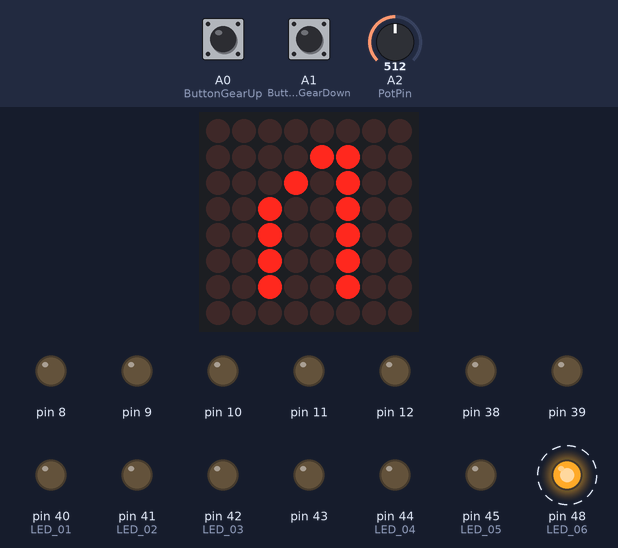
A sketch run on a simulated Arduino Mega 2560, built with avr-gcc and run on an emulated ATmega2560. On the bench: 8×8 LED matrix, output pins drawn as LEDs (lit = HIGH). Wiring (inferred from the names in the program): LED matrix (orientation assumed): rows pin 22, pin 23, pin 24, pin 25, pin 26, pin 27, pin 28, pin 29; columns pin 30, pin 31, pin 32, pin 33, pin 34, pin 35, pin 36, pin 37. Dashed ring = blinking. The inputs (shaded band) are chosen by the test bench; at power-on: A2 (PotPin) = 512, A0 (ButtonGearUp) LOW, A1 (ButtonGearDown) LOW. Pins used as bus, display or sensor lines are not drawn.

Above: at 0.99 s.
1.3 s: A2 (PotPin) set to 466
4.3 s: A2 (PotPin) set to 434
At 5.5 s:
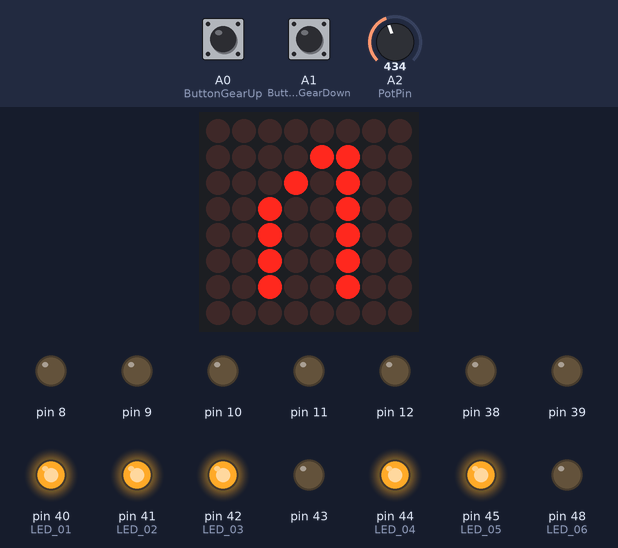
5.8 s: A2 (PotPin) set to 385
At 6.8 s:
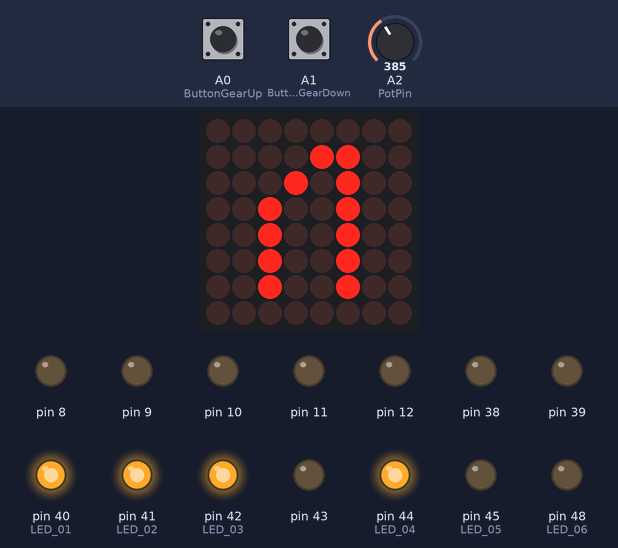
7.3 s: A2 (PotPin) set to 313
8.8 s: A2 (PotPin) set to 286
At 10.0 s:
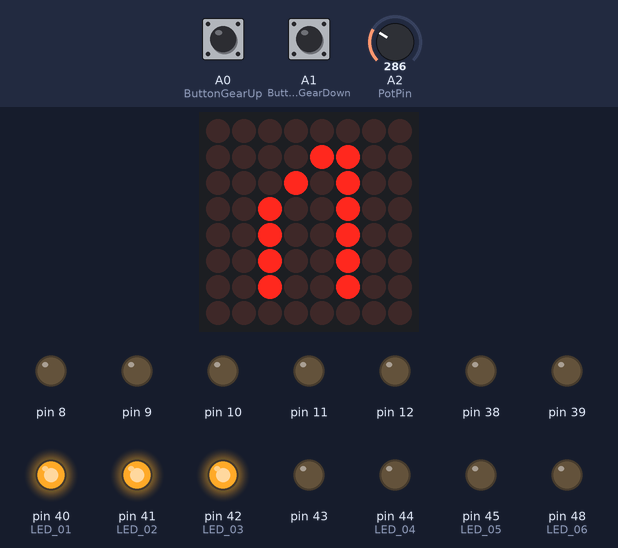
10.3 s: A2 (PotPin) set to 306
At 11.4 s:
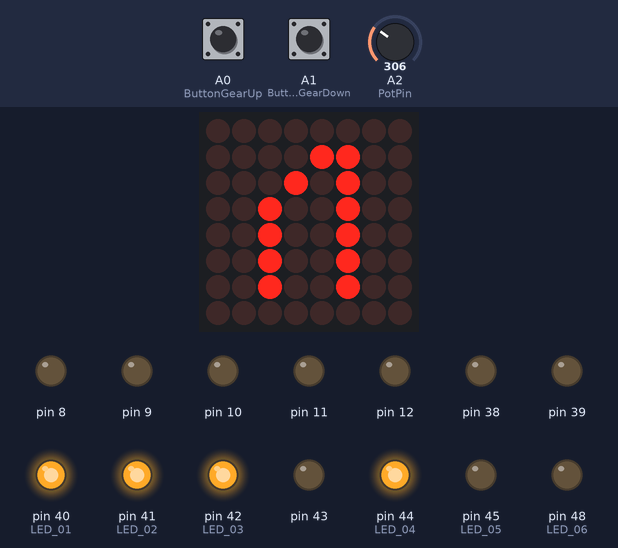
Timing chart, 0 to 12.8 s (numbered marks = the images above; inputs shaded):
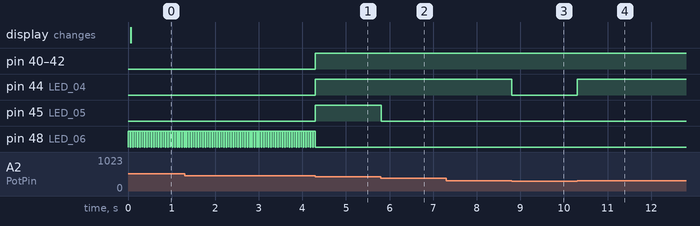

The sketch:

GearShifter.ino
```cpp
//
// code based on source code by moz from youtube channel LogMaker
//
// expanded and modified by #w0rk
//


#define ROW_1 22
#define ROW_2 23
#define ROW_3 24
#define ROW_4 25
#define ROW_5 26
#define ROW_6 27
#define ROW_7 28
#define ROW_8 29

#define COL_1 30
#define COL_2 31
#define COL_3 32
#define COL_4 33
#define COL_5 34
#define COL_6 35
#define COL_7 36
#define COL_8 37

#define LED_01 40
#define LED_02 41
#define LED_03 42
#define LED_04 44
#define LED_05 45
#define LED_06 48

const byte rows[] = {
    ROW_1, ROW_2, ROW_3, ROW_4, ROW_5, ROW_6, ROW_7, ROW_8
};

const byte leds[] = {
    LED_01, LED_02, LED_03, LED_04, LED_05, LED_06
};

// The display buffer
// (1 = ON, 0 = OFF)
byte gear[9][8] = {
	{B00000000,B00111100,B00100100,B00101100,B00110000,B00101000,B00100100,B00000000},		// R
	{B00000000,B00110000,B00101000,B00100100,B00100100,B00100100,B00100100,B00000000},		// N
	{B00000000,B00001000,B00011000,B00101000,B00001000,B00001000,B00001000,B00000000},		// 1
	{B00000000,B00111100,B00100100,B00000100,B00111100,B00100000,B00111100,B00000000},		// 2
	{B00000000,B00111100,B00000100,B00000100,B00111100,B00000100,B00111100,B00000000},		// 3
	{B00000000,B00100100,B00100100,B00100100,B00111100,B00000100,B00000100,B00000000},		// 4
	{B00000000,B00111100,B00100000,B00100000,B00111100,B00000100,B00111100,B00000000},		// 5
	{B00000000,B00111100,B00100000,B00100000,B00111100,B00100100,B00111100,B00000000},		// 6
	{B00000000,B00111100,B00000100,B00000100,B00000100,B00000100,B00000100,B00000000}, 		// 7
};

// setting variables for loop function
    int GearCount = 1;
    int ButtonGearUp = A0;
    int ButtonGearDown = A1;
    int PotPin = A2;
    int valPot = 0;
    int potenzometer = 0;


void setup() {


  // Open serial port
    Serial.begin(9600);

    // Set pins to OUTPUT
    for (byte i = 22; i <= 53; i++)
    pinMode(i, OUTPUT);

    for (byte j = 8; j <= 12; j++)
    pinMode(j,OUTPUT);


    // set gearshifter pins to input
    pinMode(ButtonGearUp, INPUT);
    pinMode(ButtonGearDown, INPUT);
    pinMode(PotPin, INPUT);

}


void loop() {

    	int GearUp = digitalRead(ButtonGearUp);
	int GearDown = digitalRead(ButtonGearDown);
        valPot = analogRead(PotPin);

        //Serial.print("DEBUG 0.0: valPot = ");
        //Serial.println(valPot);

        //Serial.print("DEBUG 1.0: GearCount = ");
        //Serial.println(GearCount);

	if ((GearUp == 1) && (GearDown == 0) && (GearCount < 8) || (valPot >= 600) && (GearCount < 8)) {	        // GearUp, if possible
		GearCount ++;
                delay(175);


        //Serial.print("DEBUG 1.1: GearCount = ");
        //Serial.println(GearCount);

	}

	if ((GearDown == 1) && (GearDown == 1) && (GearCount > 0 ) || (valPot <= 10) && (GearCount > 0 )) {	        // GearDown, if possible
		GearCount --;
                delay(175);

        //Serial.print("DEBUG 1.2: GearCount = ");
        //Serial.println(GearCount);

	}

	drawScreen(gear[GearCount]);
        flash();


        //Serial.print("DEBUG 2: GearCount = ");
        //Serial.println(GearCount);

}


void drawScreen(byte buffer2[]){

   // Turn on each row in series
    for (byte i = 0; i < 8; i++) {
        setColumns(buffer2[i]); // Set columns for this specific row

        digitalWrite(rows[i], HIGH);
        delay(1); // Set this to 50 or 100 if you want to see the multiplexing effect!
        digitalWrite(rows[i], LOW);

    }
}

void flash() {

  potenzometer = analogRead(PotPin);

 if (potenzometer <= 100) {
    digitalWrite (LED_01,HIGH);
    digitalWrite (LED_02,LOW);
    digitalWrite (LED_03,LOW);
    digitalWrite (LED_04,LOW);
    digitalWrite (LED_05,LOW);
 }
 else if (potenzometer <= 200) {
    digitalWrite (LED_01,HIGH);
    digitalWrite (LED_02,HIGH);
    digitalWrite (LED_03,LOW);
    digitalWrite (LED_04,LOW);
    digitalWrite (LED_05,LOW);
 }
 else if (potenzometer <= 300) {
    digitalWrite (LED_01,HIGH);
    digitalWrite (LED_02,HIGH);
    digitalWrite (LED_03,HIGH);
    digitalWrite (LED_04,LOW);
    digitalWrite (LED_05,LOW);
 }
 else if (potenzometer <= 400) {
    digitalWrite (LED_01,HIGH);
    digitalWrite (LED_02,HIGH);
    digitalWrite (LED_03,HIGH);
    digitalWrite (LED_04,HIGH);
    digitalWrite (LED_05,LOW);
 }
 else if (potenzometer <= 450) {
    digitalWrite (LED_01,HIGH);
    digitalWrite (LED_02,HIGH);
    digitalWrite (LED_03,HIGH);
    digitalWrite (LED_04,HIGH);
    digitalWrite (LED_05,HIGH);
 }
 else if (potenzometer <= 590){
    digitalWrite (LED_01,LOW);
    digitalWrite (LED_02,LOW);
    digitalWrite (LED_03,LOW);
    digitalWrite (LED_04,LOW);
    digitalWrite (LED_05,LOW);

    digitalWrite (LED_06,HIGH);
    delay(45);
    digitalWrite (LED_06,LOW);
 }
}


void setColumns(byte b) {
    digitalWrite(COL_1, (~b >> 0) & 0x01); // Get the 1st bit: 10000000
    digitalWrite(COL_2, (~b >> 1) & 0x01); // Get the 2nd bit: 01000000
    digitalWrite(COL_3, (~b >> 2) & 0x01); // Get the 3rd bit: 00100000
    digitalWrite(COL_4, (~b >> 3) & 0x01); // Get the 4th bit: 00010000
    digitalWrite(COL_5, (~b >> 4) & 0x01); // Get the 5th bit: 00001000
    digitalWrite(COL_6, (~b >> 5) & 0x01); // Get the 6th bit: 00000100
    digitalWrite(COL_7, (~b >> 6) & 0x01); // Get the 7th bit: 00000010
    digitalWrite(COL_8, (~b >> 7) & 0x01); // Get the 8th bit: 00000001

    // If the polarity of your matrix is the opposite of mine
    // remove all the '~' above.
}
```

Measured:
- the behaviour switches between 451 and 450 on A2 (PotPin) (found by bisection; images 0 and 1)
- the behaviour switches between 401 and 400 on A2 (PotPin) (found by bisection; images 1 and 2)
- the behaviour switches between 301 and 300 on A2 (PotPin) (found by bisection; images 2 and 3)
- after the input at 4.3 s, pin 40 (LED_01), pin 41 (LED_02), pin 42 (LED_03), pin 44 (LED_04), pin 45 (LED_05): LOW → HIGH at once; pin 48 (LED_06): stops changing and stays LOW
- after the input at 5.8 s, pin 45 (LED_05): HIGH → LOW at once
- after the input at 7.3 s, every drawn part: stays the same
- after the input at 8.8 s, pin 44 (LED_04): HIGH → LOW at once
- after the input at 10.3 s, pin 44 (LED_04): LOW → HIGH at once
- by itself, pin 48 (LED_06): alternates HIGH for 0.05 s and LOW for 0.01 s
